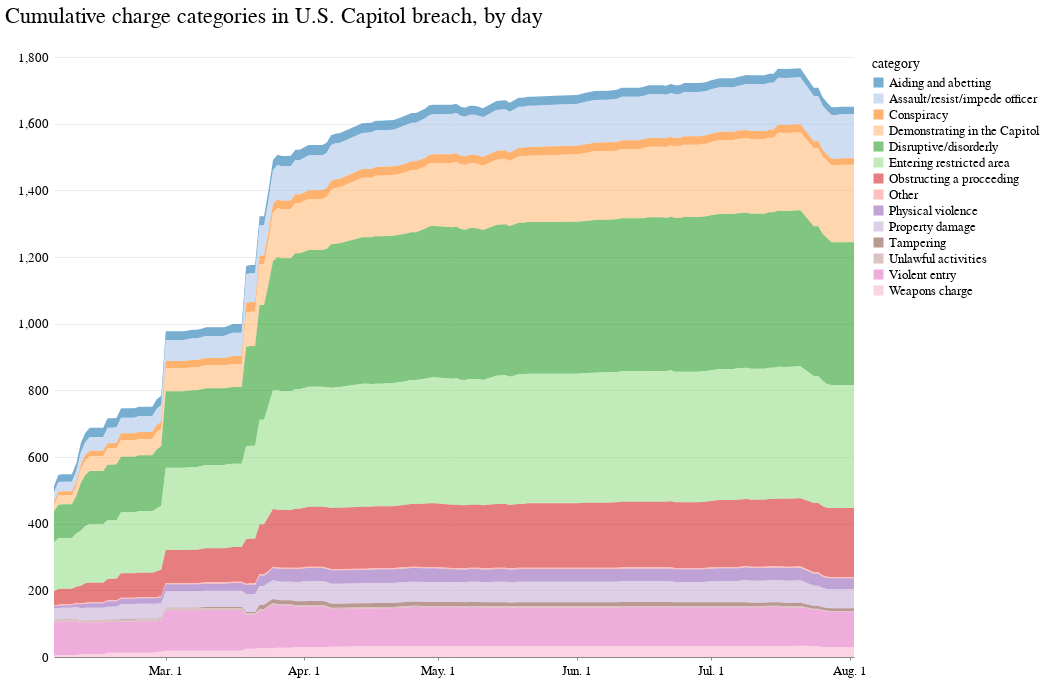

This figure's notebook cell:
### Code cell
categories_chart = (
    alt.Chart(categories_by_day)
    .mark_area(opacity=0.6)
    .encode(
        x=alt.X(
            "date",
            title="",
            axis=alt.Axis(format="%b. %-d", tickCount=10, grid=False),
        ),
        y=alt.Y(
            "name",
            title=" ",
            axis=alt.Axis(
                tickSize=0,
                domainOpacity=0,
                tickCount=6,
                offset=4,
                gridWidth=0.6,
                gridColor="#dddddd",
            ),
            scale=alt.Scale(domain=(0, 1800)),
        ),
        color=alt.Color("category", scale=alt.Scale(scheme="category20")),
    )
    .properties(
        width=800,
        height=600,
        title="Cumulative charge categories in U.S. Capitol breach, by day",
    )
    .configure_view(strokeOpacity=0)
    .configure_legend(orient="right", symbolType="square")
).configure_axis(labelFontSize=13)

categories_chart

### Figure 1 — Vega-Lite specification as saved in the notebook (floating-point values rounded to 4 significant figures; data arrays with more than 128 entries replaced by an {"elided": "..."} marker saying what was removed)
{"config": {"view": {"width": 800, "height": 450, "strokeOpacity": 0}, "background": "#ffffff", "title": {"anchor": "start", "font": "BentonGothic-Bold, sans", "fontColor": "#000000", "fontSize": 22, "fontWeight": "normal"}, "arc": {"fill": "#82c6df"}, "area": {"fill": "#82c6df"}, "line": {"stroke": "#82c6df", "strokeWidth": 3}, "path": {"stroke": "#82c6df"}, "rect": {"fill": "#82c6df"}, "shape": {"stroke": "#82c6df"}, "bar": {"fill": "#82c6df"}, "point": {"stroke": "#82c6df"}, "symbol": {"fill": "#82c6df", "size": 30}, "axis": {"titleFont": "BentonGothic-Bold, sans", "titleFontSize": 14, "titleFontWeight": "normal", "labelFont": "BentonGothic, sans", "labelFontSize": 13, "labelFontWeight": "normal"}, "axisX": {"labelAngle": 0, "labelPadding": 4, "tickSize": 3}, "axisY": {"labelBaseline": "middle", "maxExtent": 45, "minExtent": 45, "tickSize": 2, "titleAlign": "left", "titleAngle": 0, "titleX": -45, "titleY": -11}, "legend": {"titleFont": "BentonGothic-Bold, sans", "titleFontSize": 14, "titleFontWeight": "normal", "symbolType": "square", "labelFont": "BentonGothic, sans", "labelFontSize": 13, "orient": "right"}, "range": {"category": ["#3580b1", "#ec8431", "#ab7fb4", "#c89d29", "#adc839", "#829eb1"], "diverging": ["#e68a4f", "#f4bb6a", "#f9e39c", "#dadfe2", "#a6b7c6", "#849eae"], "heatmap": ["#fbf2c7", "#f9e39c", "#f8d36e", "#f4bb6a", "#e68a4f", "#d15a40", "#ab4232"], "ordinal": ["#fbf2c7", "#f9e39c", "#f8d36e", "#f4bb6a", "#e68a4f", "#d15a40", "#ab4232"], "ramp": ["#fbf2c7", "#f9e39c", "#f8d36e", "#f4bb6a", "#e68a4f", "#d15a40", "#ab4232"]}}, "data": {"name": "data-8e62c13c894de8b9b376596a710137be"}, "mark": {"type": "area", "opacity": 0.6}, "encoding": {"color": {"type": "nominal", "field": "category", "scale": {"scheme": "category20"}}, "x": {"type": "temporal", "axis": {"format": "%b. %-d", "grid": false, "tickCount": 10}, "field": "date", "title": ""}, "y": {"type": "quantitative", "axis": {"domainOpacity": 0, "gridColor": "#dddddd", "gridWidth": 0.6, "offset": 4, "tickCount": 6, "tickSize": 0}, "field": "name", "scale": {"domain": [0, 1800]}, "title": " "}}, "height": 600, "title": "Cumulative charge categories in U.S. Capitol breach, by day", "width": 800, "$schema": "https://vega.github.io/schema/vega-lite/v4.8.1.json", "datasets": {"data-8e62c13c894de8b9b376596a710137be": {"elided": "1988 records"}}}
